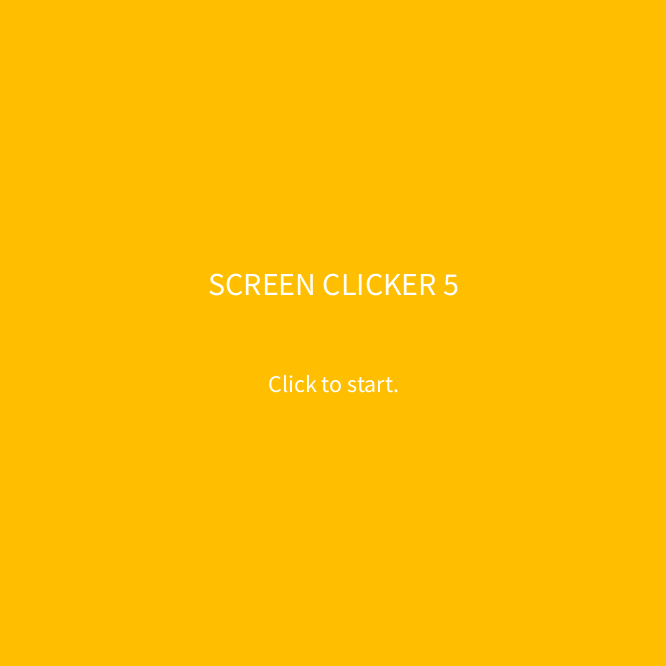
Frame 1 (no input)
Frame 60 (the mouse pressed at the canvas centre just before this capture): identical to frame 1, image omitted
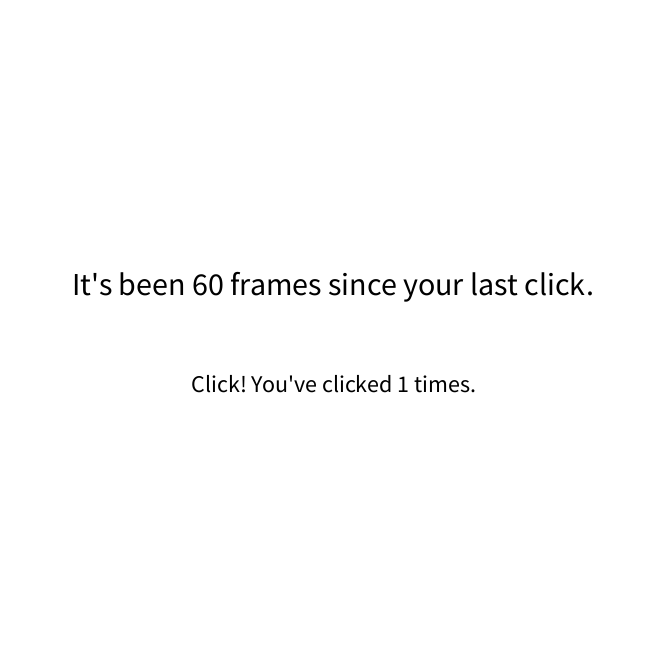
Frame 120 (the mouse held since frame 60 and released just before this capture)

The Processing sketch that drew these frames (run headless with seeded random() and noise(); from frame 60 on, the mouse is pressed at the canvas centre):

// Processing sketch: enumDemo_251125a
// ── enumDemo_251125a.pde
// tuning
int clickSpeed = 60;
int textFade = 55;
int barFade = 350;

// persistent variables
GameState mode = GameState.TITLE;
int lastClick = 0;
int clickCount = 0;

enum GameState {
  TITLE, GAME, GAMEOVER
}

void setup(){
  size(666, 666);
  textAlign(CENTER, CENTER);
  textSize(32);
  noStroke();
}

void draw(){
  String bigText = "";
  String littleText = "";
  int framesSinceLastClick = frameCount - lastClick;
  
  switch(mode){
    case TITLE:
      background(#ffbf00);
      fill(255);
      bigText = "SCREEN CLICKER 5";
      littleText = "Click to start.";
      break;
      
    case GAME:
      background(255);
      if(clickCount < barFade){
        fill(#aa0000);
      } else {
        float fadeProgression = constrain((clickCount - barFade) / 255.0, 0, 1);
        fill(lerpColor(#aa0000, #ffffff, fadeProgression));
      }
      rect(0, 0, width - width * (framesSinceLastClick / float(clickSpeed)), 50);
      
      if(clickCount < textFade){
        fill(0);
      } else {
        fill(constrain(clickCount - textFade, 0, 255));
      }
      bigText = "It's been " + framesSinceLastClick + " frames since your last click.";
      littleText = "Click! You've clicked " + clickCount + " times.";
      if(framesSinceLastClick >= clickSpeed){
        mode = GameState.GAMEOVER;
      }
      break;
      
    case GAMEOVER:
      background(0);
      fill(255);
      bigText = "GAME OVER";
      littleText = "Click to return to title.";
      break;
  }
  
  textSize(32);
  text(bigText, width/2, height/2 - 50);
  textSize(24);
  text(littleText, width/2, height/2 + 50);
}

void mousePressed(){
  lastClick = frameCount;
  clickCount++;
  
  switch(mode){
    case TITLE:
      mode = GameState.GAME;
      break;
      
    case GAME:
      break;
      
    case GAMEOVER:
      mode = GameState.TITLE;
      clickCount = 0;
      break;
  }
}
